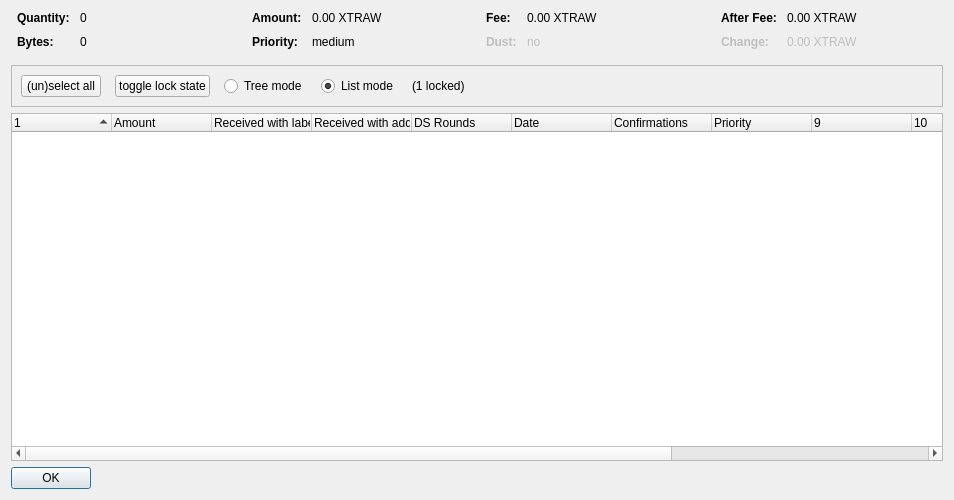
<?xml version="1.0" encoding="UTF-8"?>
<ui version="4.0">
 <class>CoinControlDialog</class>
 <widget class="QDialog" name="CoinControlDialog">
  <property name="geometry">
   <rect>
    <x>0</x>
    <y>0</y>
    <width>954</width>
    <height>500</height>
   </rect>
  </property>
  <property name="windowTitle">
   <string>Coin Selection</string>
  </property>
  <layout class="QVBoxLayout" name="verticalLayout">
   <item>
    <layout class="QHBoxLayout" name="horizontalLayoutTop" stretch="0,0,0,0">
     <property name="topMargin">
      <number>0</number>
     </property>
     <property name="bottomMargin">
      <number>10</number>
     </property>
     <item>
      <layout class="QFormLayout" name="formLayoutCoinControl1">
       <property name="horizontalSpacing">
        <number>10</number>
       </property>
       <property name="verticalSpacing">
        <number>10</number>
       </property>
       <property name="leftMargin">
        <number>6</number>
       </property>
       <property name="rightMargin">
        <number>6</number>
       </property>
       <item row="0" column="0">
        <widget class="QLabel" name="labelCoinControlQuantityText">
         <property name="font">
          <font>
           <weight>75</weight>
           <bold>true</bold>
          </font>
         </property>
         <property name="text">
          <string>Quantity:</string>
         </property>
        </widget>
       </item>
       <item row="0" column="1">
        <widget class="QLabel" name="labelCoinControlQuantity">
         <property name="cursor">
          <cursorShape>IBeamCursor</cursorShape>
         </property>
         <property name="contextMenuPolicy">
          <enum>Qt::ActionsContextMenu</enum>
         </property>
         <property name="text">
          <string notr="true">0</string>
         </property>
         <property name="textInteractionFlags">
          <set>Qt::LinksAccessibleByMouse|Qt::TextSelectableByKeyboard|Qt::TextSelectableByMouse</set>
         </property>
        </widget>
       </item>
       <item row="1" column="0">
        <widget class="QLabel" name="labelCoinControlBytesText">
         <property name="font">
          <font>
           <weight>75</weight>
           <bold>true</bold>
          </font>
         </property>
         <property name="text">
          <string>Bytes:</string>
         </property>
        </widget>
       </item>
       <item row="1" column="1">
        <widget class="QLabel" name="labelCoinControlBytes">
         <property name="cursor">
          <cursorShape>IBeamCursor</cursorShape>
         </property>
         <property name="contextMenuPolicy">
          <enum>Qt::ActionsContextMenu</enum>
         </property>
         <property name="text">
          <string notr="true">0</string>
         </property>
         <property name="textInteractionFlags">
          <set>Qt::LinksAccessibleByMouse|Qt::TextSelectableByKeyboard|Qt::TextSelectableByMouse</set>
         </property>
        </widget>
       </item>
      </layout>
     </item>
     <item>
      <layout class="QFormLayout" name="formLayoutCoinControl2">
       <property name="horizontalSpacing">
        <number>10</number>
       </property>
       <property name="verticalSpacing">
        <number>10</number>
       </property>
       <property name="leftMargin">
        <number>6</number>
       </property>
       <property name="rightMargin">
        <number>6</number>
       </property>
       <item row="0" column="0">
        <widget class="QLabel" name="labelCoinControlAmountText">
         <property name="font">
          <font>
           <weight>75</weight>
           <bold>true</bold>
          </font>
         </property>
         <property name="text">
          <string>Amount:</string>
         </property>
        </widget>
       </item>
       <item row="0" column="1">
        <widget class="QLabel" name="labelCoinControlAmount">
         <property name="cursor">
          <cursorShape>IBeamCursor</cursorShape>
         </property>
         <property name="contextMenuPolicy">
          <enum>Qt::ActionsContextMenu</enum>
         </property>
         <property name="text">
          <string notr="true">0.00 XTRAW</string>
         </property>
         <property name="textInteractionFlags">
          <set>Qt::LinksAccessibleByMouse|Qt::TextSelectableByKeyboard|Qt::TextSelectableByMouse</set>
         </property>
        </widget>
       </item>
       <item row="1" column="0">
        <widget class="QLabel" name="labelCoinControlPriorityText">
         <property name="font">
          <font>
           <weight>75</weight>
           <bold>true</bold>
          </font>
         </property>
         <property name="text">
          <string>Priority:</string>
         </property>
        </widget>
       </item>
       <item row="1" column="1">
        <widget class="QLabel" name="labelCoinControlPriority">
         <property name="cursor">
          <cursorShape>IBeamCursor</cursorShape>
         </property>
         <property name="contextMenuPolicy">
          <enum>Qt::ActionsContextMenu</enum>
         </property>
         <property name="text">
          <string>medium</string>
         </property>
         <property name="textInteractionFlags">
          <set>Qt::LinksAccessibleByMouse|Qt::TextSelectableByKeyboard|Qt::TextSelectableByMouse</set>
         </property>
        </widget>
       </item>
      </layout>
     </item>
     <item>
      <layout class="QFormLayout" name="formLayoutCoinControl3">
       <property name="horizontalSpacing">
        <number>10</number>
       </property>
       <property name="verticalSpacing">
        <number>10</number>
       </property>
       <property name="leftMargin">
        <number>6</number>
       </property>
       <property name="rightMargin">
        <number>6</number>
       </property>
       <item row="0" column="0">
        <widget class="QLabel" name="labelCoinControlFeeText">
         <property name="font">
          <font>
           <weight>75</weight>
           <bold>true</bold>
          </font>
         </property>
         <property name="text">
          <string>Fee:</string>
         </property>
        </widget>
       </item>
       <item row="0" column="1">
        <widget class="QLabel" name="labelCoinControlFee">
         <property name="cursor">
          <cursorShape>IBeamCursor</cursorShape>
         </property>
         <property name="contextMenuPolicy">
          <enum>Qt::ActionsContextMenu</enum>
         </property>
         <property name="text">
          <string notr="true">0.00 XTRAW</string>
         </property>
         <property name="textInteractionFlags">
          <set>Qt::LinksAccessibleByMouse|Qt::TextSelectableByKeyboard|Qt::TextSelectableByMouse</set>
         </property>
        </widget>
       </item>
       <item row="1" column="0">
        <widget class="QLabel" name="labelCoinControlLowOutputText">
         <property name="enabled">
          <bool>false</bool>
         </property>
         <property name="font">
          <font>
           <weight>75</weight>
           <bold>true</bold>
          </font>
         </property>
         <property name="text">
          <string>Dust:</string>
         </property>
        </widget>
       </item>
       <item row="1" column="1">
        <widget class="QLabel" name="labelCoinControlLowOutput">
         <property name="enabled">
          <bool>false</bool>
         </property>
         <property name="cursor">
          <cursorShape>IBeamCursor</cursorShape>
         </property>
         <property name="contextMenuPolicy">
          <enum>Qt::ActionsContextMenu</enum>
         </property>
         <property name="text">
          <string>no</string>
         </property>
         <property name="textInteractionFlags">
          <set>Qt::LinksAccessibleByMouse|Qt::TextSelectableByKeyboard|Qt::TextSelectableByMouse</set>
         </property>
        </widget>
       </item>
      </layout>
     </item>
     <item>
      <layout class="QFormLayout" name="formLayoutCoinControl4">
       <property name="horizontalSpacing">
        <number>10</number>
       </property>
       <property name="verticalSpacing">
        <number>10</number>
       </property>
       <property name="leftMargin">
        <number>6</number>
       </property>
       <property name="rightMargin">
        <number>6</number>
       </property>
       <item row="0" column="0">
        <widget class="QLabel" name="labelCoinControlAfterFeeText">
         <property name="font">
          <font>
           <weight>75</weight>
           <bold>true</bold>
          </font>
         </property>
         <property name="text">
          <string>After Fee:</string>
         </property>
        </widget>
       </item>
       <item row="0" column="1">
        <widget class="QLabel" name="labelCoinControlAfterFee">
         <property name="cursor">
          <cursorShape>IBeamCursor</cursorShape>
         </property>
         <property name="contextMenuPolicy">
          <enum>Qt::ActionsContextMenu</enum>
         </property>
         <property name="text">
          <string notr="true">0.00 XTRAW</string>
         </property>
         <property name="textInteractionFlags">
          <set>Qt::LinksAccessibleByMouse|Qt::TextSelectableByKeyboard|Qt::TextSelectableByMouse</set>
         </property>
        </widget>
       </item>
       <item row="1" column="0">
        <widget class="QLabel" name="labelCoinControlChangeText">
         <property name="enabled">
          <bool>false</bool>
         </property>
         <property name="font">
          <font>
           <weight>75</weight>
           <bold>true</bold>
          </font>
         </property>
         <property name="text">
          <string>Change:</string>
         </property>
        </widget>
       </item>
       <item row="1" column="1">
        <widget class="QLabel" name="labelCoinControlChange">
         <property name="enabled">
          <bool>false</bool>
         </property>
         <property name="cursor">
          <cursorShape>IBeamCursor</cursorShape>
         </property>
         <property name="contextMenuPolicy">
          <enum>Qt::ActionsContextMenu</enum>
         </property>
         <property name="text">
          <string notr="true">0.00 XTRAW</string>
         </property>
         <property name="textInteractionFlags">
          <set>Qt::LinksAccessibleByMouse|Qt::TextSelectableByKeyboard|Qt::TextSelectableByMouse</set>
         </property>
        </widget>
       </item>
      </layout>
     </item>
    </layout>
   </item>
   <item>
    <widget class="QFrame" name="frame">
     <property name="minimumSize">
      <size>
       <width>0</width>
       <height>40</height>
      </size>
     </property>
     <property name="frameShape">
      <enum>QFrame::StyledPanel</enum>
     </property>
     <property name="frameShadow">
      <enum>QFrame::Sunken</enum>
     </property>
     <layout class="QHBoxLayout" name="horizontalLayout">
      <item>
       <layout class="QHBoxLayout" name="horizontalLayoutPanel" stretch="0,0,0,0,0,0">
        <property name="spacing">
         <number>14</number>
        </property>
        <item>
         <widget class="QPushButton" name="pushButtonSelectAll">
          <property name="sizePolicy">
           <sizepolicy hsizetype="Maximum" vsizetype="Fixed">
            <horstretch>0</horstretch>
            <verstretch>0</verstretch>
           </sizepolicy>
          </property>
          <property name="text">
           <string>(un)select all</string>
          </property>
          <property name="autoDefault">
           <bool>false</bool>
          </property>
         </widget>
        </item>
        <item>
         <widget class="QPushButton" name="pushButtonToggleLock">
          <property name="sizePolicy">
           <sizepolicy hsizetype="Maximum" vsizetype="Fixed">
            <horstretch>0</horstretch>
            <verstretch>0</verstretch>
           </sizepolicy>
          </property>
          <property name="text">
           <string>toggle lock state</string>
          </property>
          <property name="autoDefault">
           <bool>false</bool>
          </property>
         </widget>
        </item>
        <item>
         <widget class="QRadioButton" name="radioTreeMode">
          <property name="sizePolicy">
           <sizepolicy hsizetype="Maximum" vsizetype="Fixed">
            <horstretch>0</horstretch>
            <verstretch>0</verstretch>
           </sizepolicy>
          </property>
          <property name="text">
           <string>Tree mode</string>
          </property>
         </widget>
        </item>
        <item>
         <widget class="QRadioButton" name="radioListMode">
          <property name="sizePolicy">
           <sizepolicy hsizetype="Maximum" vsizetype="Fixed">
            <horstretch>0</horstretch>
            <verstretch>0</verstretch>
           </sizepolicy>
          </property>
          <property name="text">
           <string>List mode</string>
          </property>
          <property name="checked">
           <bool>true</bool>
          </property>
         </widget>
        </item>
        <item>
         <widget class="QLabel" name="labelLocked">
          <property name="text">
           <string>(1 locked)</string>
          </property>
         </widget>
        </item>
        <item>
         <spacer name="horizontalSpacer">
          <property name="orientation">
           <enum>Qt::Horizontal</enum>
          </property>
          <property name="sizeHint" stdset="0">
           <size>
            <width>40</width>
            <height>20</height>
           </size>
          </property>
         </spacer>
        </item>
       </layout>
      </item>
     </layout>
    </widget>
   </item>
   <item>
    <widget class="CoinControlTreeWidget" name="treeWidget">
     <property name="contextMenuPolicy">
      <enum>Qt::CustomContextMenu</enum>
     </property>
     <property name="sortingEnabled">
      <bool>false</bool>
     </property>
     <property name="columnCount">
      <number>13</number>
     </property>
     <attribute name="headerShowSortIndicator" stdset="0">
      <bool>true</bool>
     </attribute>
     <attribute name="headerStretchLastSection">
      <bool>false</bool>
     </attribute>
     <column>
      <property name="text">
       <string/>
      </property>
     </column>
     <column>
      <property name="text">
       <string>Amount</string>
      </property>
     </column>
     <column>
      <property name="text">
       <string>Received with label</string>
      </property>
     </column>
     <column>
      <property name="text">
       <string>Received with address</string>
      </property>
     </column>
     <column>
      <property name="text">
       <string>DS Rounds</string>
      </property>
     </column>
     <column>
      <property name="text">
       <string>Date</string>
      </property>
     </column>
     <column>
      <property name="text">
       <string>Confirmations</string>
      </property>
      <property name="toolTip">
       <string>Confirmed</string>
      </property>
     </column>
     <column>
      <property name="text">
       <string>Priority</string>
      </property>
     </column>
     <column>
      <property name="text">
       <string/>
      </property>
     </column>
     <column>
      <property name="text">
       <string/>
      </property>
     </column>
     <column>
      <property name="text">
       <string/>
      </property>
     </column>
     <column>
      <property name="text">
       <string/>
      </property>
     </column>
     <column>
      <property name="text">
       <string/>
      </property>
     </column>
    </widget>
   </item>
   <item>
    <widget class="QDialogButtonBox" name="buttonBox">
     <property name="sizePolicy">
      <sizepolicy hsizetype="Maximum" vsizetype="Fixed">
       <horstretch>0</horstretch>
       <verstretch>0</verstretch>
      </sizepolicy>
     </property>
     <property name="orientation">
      <enum>Qt::Horizontal</enum>
     </property>
     <property name="standardButtons">
      <set>QDialogButtonBox::Ok</set>
     </property>
    </widget>
   </item>
  </layout>
 </widget>
 <customwidgets>
  <customwidget>
   <class>CoinControlTreeWidget</class>
   <extends>QTreeWidget</extends>
   <header>coincontroltreewidget.h</header>
  </customwidget>
 </customwidgets>
 <resources/>
 <connections/>
</ui>
